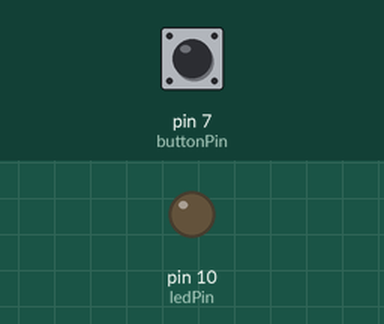
The sketch below on a simulated Arduino Uno, built with avr-gcc and run on an emulated ATmega328P. Parts: output pins drawn as LEDs (lit = HIGH). Dashed ring = blinking. Inputs (shaded band) come from the test bench; at power-on: pin 7 (buttonPin) LOW.

Above: at 1.2 s.
1.3 s: pin 7 (buttonPin) pulled HIGH for 1 s
At 2.8 s:
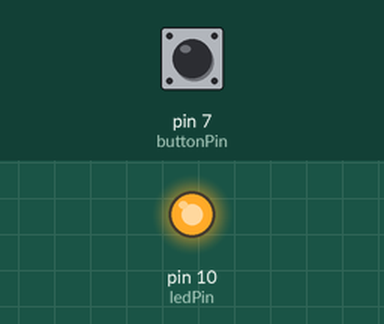
3.8 s: pin 7 (buttonPin) pulled HIGH for 0.15 s
At 5.2 s:
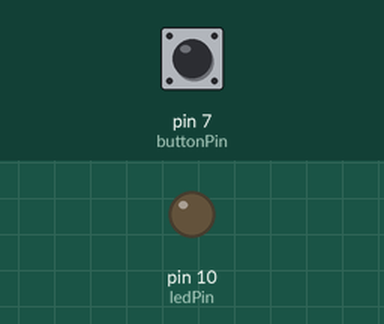
5.5 s: pin 7 (buttonPin) pulled HIGH for 3.2 s
At 5.8 s:
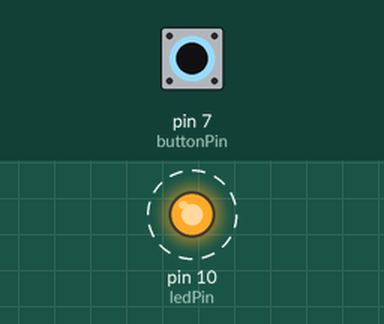
Timing chart, 0 to 10.2 s (numbered marks = the images above; inputs shaded):
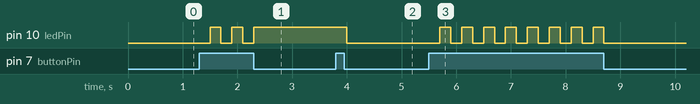

The sketch:

Led_com_StaticButton.ino
```cpp
int buttonPin = 7;
int ledPin = 10;
int estadoButton = 0;
bool estadoLed = false;

void setup() {
  pinMode(ledPin, OUTPUT);
  pinMode(buttonPin, INPUT);
}

void loop() {
  // put your main code here, to run repeatedly:
  estadoButton = digitalRead(buttonPin);
  if (estadoButton == HIGH) {
    estadoLed = !estadoLed;
    delay(200);
    if (estadoLed == true) {
      digitalWrite(ledPin, HIGH);
    }
    else {
      digitalWrite(ledPin, LOW);
    }
  }
}
```

Measured:
- after the input at 1.3 s, pin 10 (ledPin): alternates HIGH for 0.20 s and LOW for 0.20 s, 5 changes in all, then stays HIGH, starting after 0.20 s
- after the input at 3.8 s, pin 10 (ledPin): HIGH → LOW after 0.20 s
- after the input at 5.5 s, pin 10 (ledPin): alternates HIGH for 0.20 s and LOW for 0.20 s, 16 changes in all, then stays LOW, starting after 0.20 s
